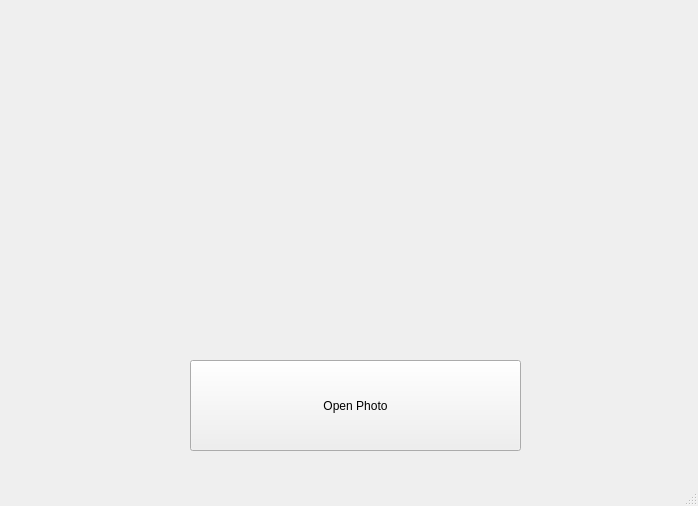
<?xml version="1.0" encoding="UTF-8"?>
<ui version="4.0">
 <class>MainWindow</class>
 <widget class="QMainWindow" name="MainWindow">
  <property name="geometry">
   <rect>
    <x>0</x>
    <y>0</y>
    <width>698</width>
    <height>506</height>
   </rect>
  </property>
  <property name="windowTitle">
   <string>MainWindow</string>
  </property>
  <widget class="QWidget" name="centralwidget">
   <widget class="QPushButton" name="pushButton">
    <property name="geometry">
     <rect>
      <x>190</x>
      <y>360</y>
      <width>331</width>
      <height>91</height>
     </rect>
    </property>
    <property name="text">
     <string>Open Photo</string>
    </property>
   </widget>
   <widget class="QLabel" name="label">
    <property name="geometry">
     <rect>
      <x>10</x>
      <y>10</y>
      <width>671</width>
      <height>341</height>
     </rect>
    </property>
    <property name="text">
     <string/>
    </property>
    <property name="alignment">
     <set>Qt::AlignCenter</set>
    </property>
   </widget>
  </widget>
  <widget class="QMenuBar" name="menubar">
   <property name="geometry">
    <rect>
     <x>0</x>
     <y>0</y>
     <width>698</width>
     <height>22</height>
    </rect>
   </property>
  </widget>
  <widget class="QStatusBar" name="statusbar"/>
 </widget>
 <resources/>
 <connections/>
</ui>
